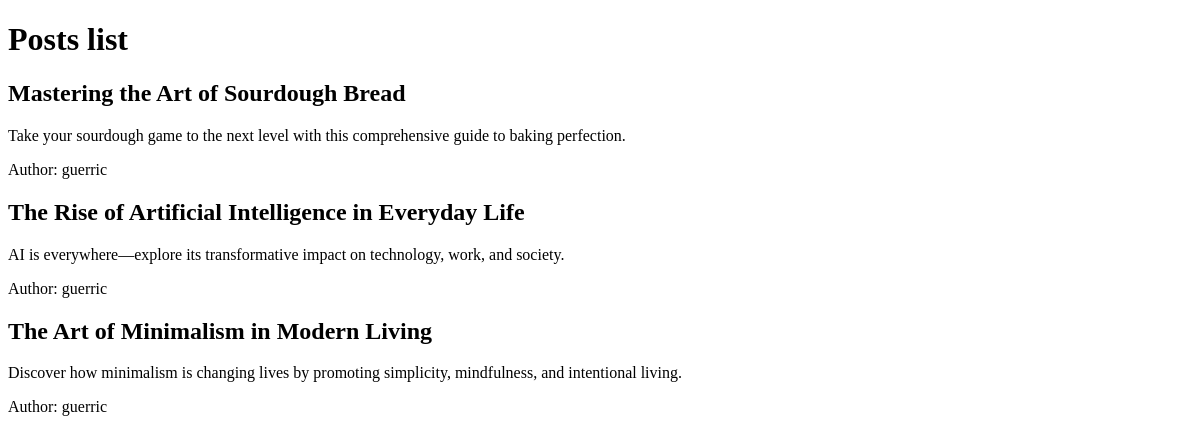
Before: / with the older database file.
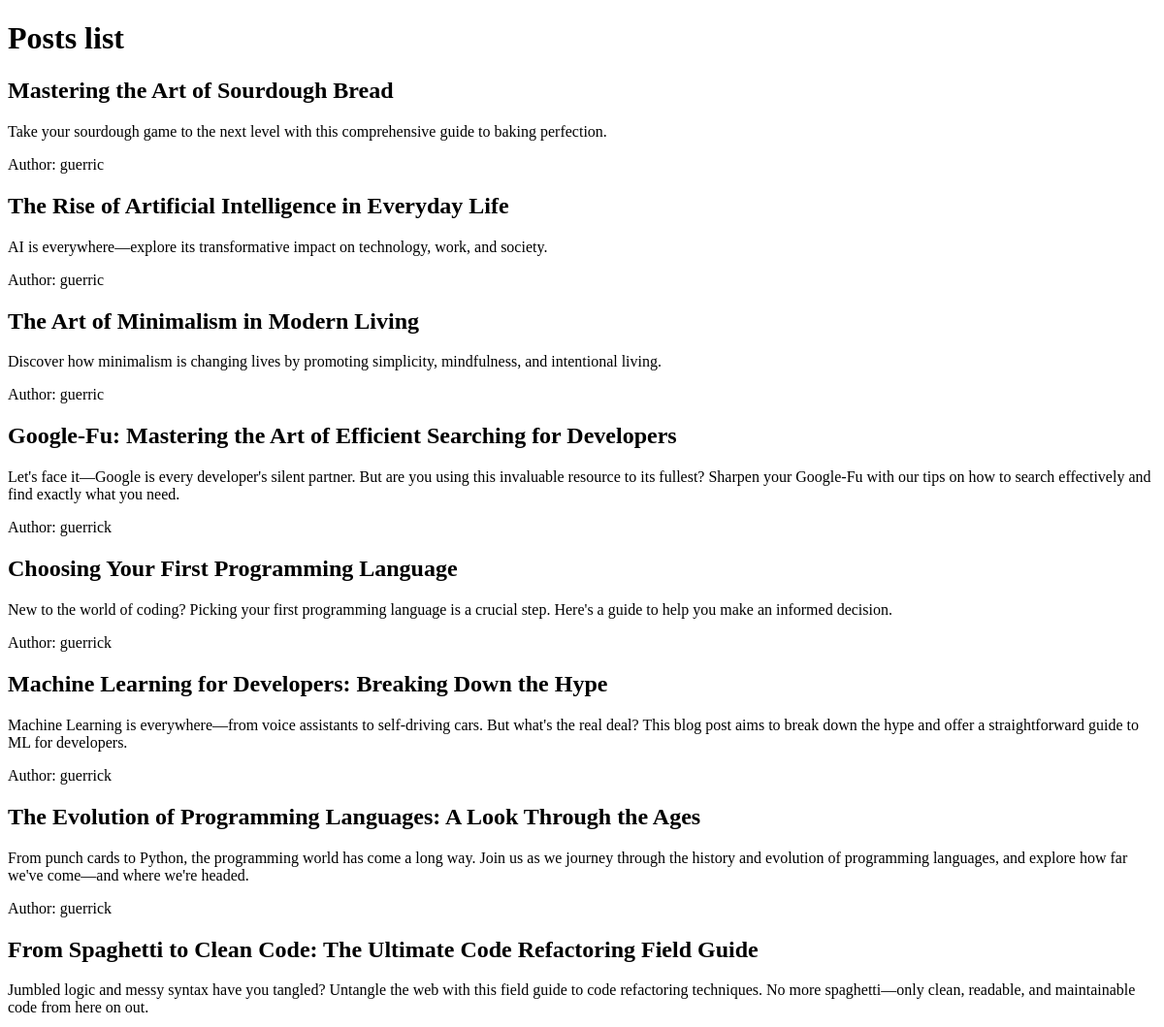
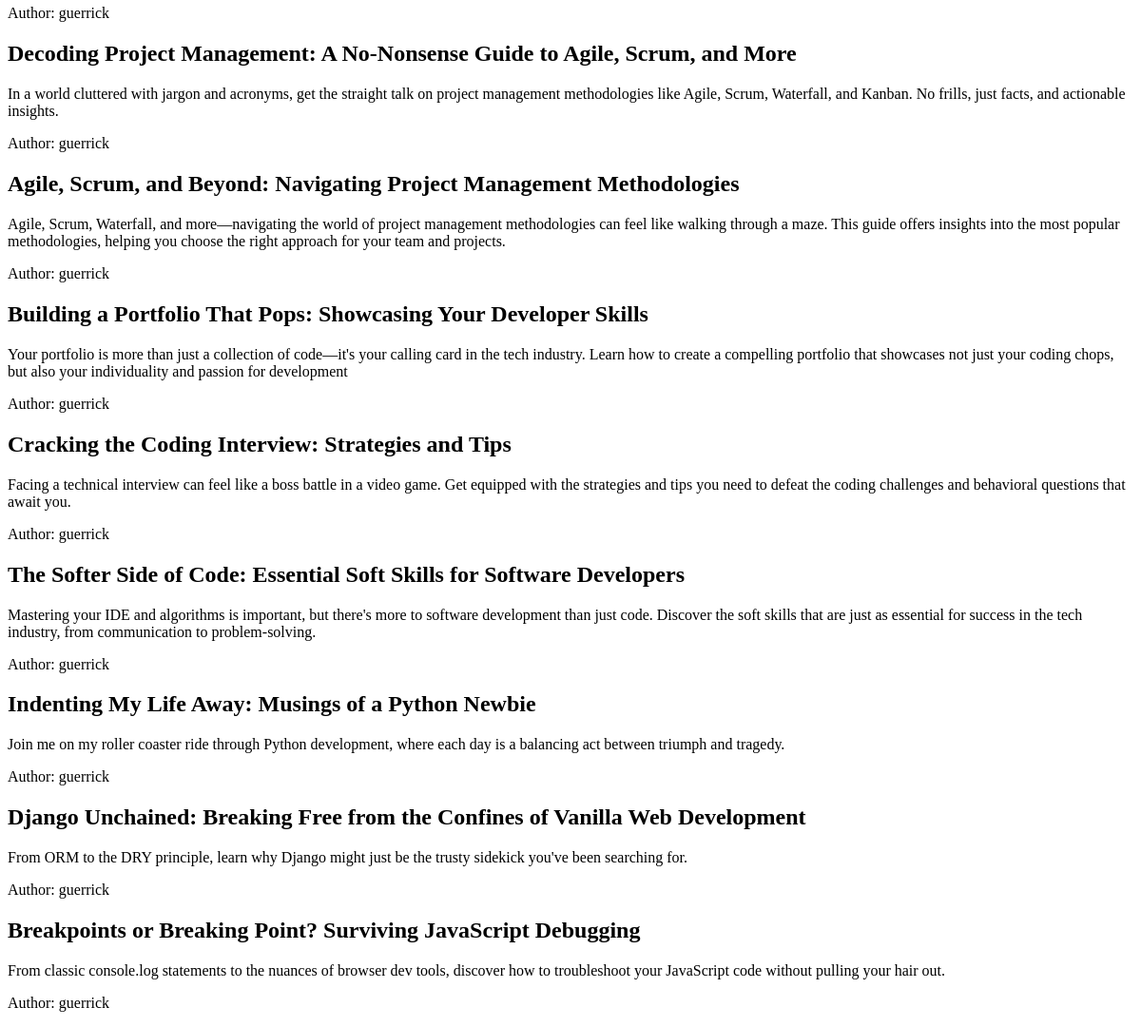
After: the same page with the newer database file (2 pictures, top to bottom).
### blog/models.py (models this page shows, shortened)
class Post(models.Model):
    title = models.CharField(max_length=200, unique=True)
    slug = models.SlugField(max_length=200, unique=True)
    author = models.ForeignKey(
        User, on_delete=models.CASCADE, related_name="blog_posts"
    )
    content = models.TextField()
    created_on = models.DateTimeField(auto_now_add=True)
    status = models.IntegerField(choices=STATUS, default=0)
    excerpt = models.TextField(blank=True)
    updated_on = models.DateTimeField(auto_now=True)
    class Meta:
        ordering = ["-created_on"]

### blog/views.py (the view)
# urls.py: path('', views.PostList.as_view(), name='home'),
class PostList(generic.ListView):
    queryset = Post.objects.filter(status=1)
    template_name = "post_list.html"

### blog/templates/blog/post_list.html (shortened to what this page needs)
<!DOCTYPE html>
<html lang="en">
<head>
</head>
<body>
    <h1>Posts list</h1>
    {% for post in object_list %}
    <h2>{{post.title}}</h2>
    <p>{{post.excerpt}}</p>
    <p>Author: {{post.author}}</p>
    {% endfor %}
</body>
</html>

Changed rows visible on the page:
added Post: title "Google-Fu: Mastering the Art of Efficient Searching for Developers", excerpt "Let's face it—Google is every developer's silent partner. But are you using this invaluable resource to its fullest? Sharpen your Google-Fu with our tips on how to search effectively and find exactly what you need.", author "guerrick"
added Post: title "Choosing Your First Programming Language", excerpt "New to the world of coding? Picking your first programming language is a crucial step. Here's a guide to help you make an informed decision.", author "guerrick"
added Post: title "Machine Learning for Developers: Breaking Down the Hype", excerpt "Machine Learning is everywhere—from voice assistants to self-driving cars. But what's the real deal? This blog post aims to break down the hype and offer a straightforward guide to ML for developers.", author "guerrick"
added Post: title "The Evolution of Programming Languages: A Look Through the Ages", excerpt "From punch cards to Python, the programming world has come a long way. Join us as we journey through the history and evolution of programming languages, and explore how far we've come—and where we're headed.", author "guerrick"
added Post: title "From Spaghetti to Clean Code: The Ultimate Code Refactoring Field Guide", excerpt "Jumbled logic and messy syntax have you tangled? Untangle the web with this field guide to code refactoring techniques. No more spaghetti—only clean, readable, and maintainable code from here on out.", author "guerrick"
added Post: title "Decoding Project Management: A No-Nonsense Guide to Agile, Scrum, and More", excerpt "In a world cluttered with jargon and acronyms, get the straight talk on project management methodologies like Agile, Scrum, Waterfall, and Kanban. No frills, just facts, and actionable insights.", author "guerrick"
added Post: title "Agile, Scrum, and Beyond: Navigating Project Management Methodologies", excerpt "Agile, Scrum, Waterfall, and more—navigating the world of project management methodologies can feel like walking through a maze. This guide offers insights into the most popular methodologies, helping you choose the right approach for your team and projects.", author "guerrick"
added Post: title "Building a Portfolio That Pops: Showcasing Your Developer Skills", excerpt "Your portfolio is more than just a collection of code—it's your calling card in the tech industry. Learn how to create a compelling portfolio that showcases not just your coding chops, but also your individuality and passion for development", author "guerrick"
added Post: title "Cracking the Coding Interview: Strategies and Tips", excerpt "Facing a technical interview can feel like a boss battle in a video game. Get equipped with the strategies and tips you need to defeat the coding challenges and behavioral questions that await you.", author "guerrick"
added Post: title "The Softer Side of Code: Essential Soft Skills for Software Developers", excerpt "Mastering your IDE and algorithms is important, but there's more to software development than just code. Discover the soft skills that are just as essential for success in the tech industry, from communication to problem-solving.", author "guerrick"
added Post: title "Indenting My Life Away: Musings of a Python Newbie", excerpt "Join me on my roller coaster ride through Python development, where each day is a balancing act between triumph and tragedy.", author "guerrick"
added Post: title "Django Unchained: Breaking Free from the Confines of Vanilla Web Development", excerpt "From ORM to the DRY principle, learn why Django might just be the trusty sidekick you've been searching for.", author "guerrick"
added Post: title "Breakpoints or Breaking Point? Surviving JavaScript Debugging", excerpt "From classic console.log statements to the nuances of browser dev tools, discover how to troubleshoot your JavaScript code without pulling your hair out.", author "guerrick"
